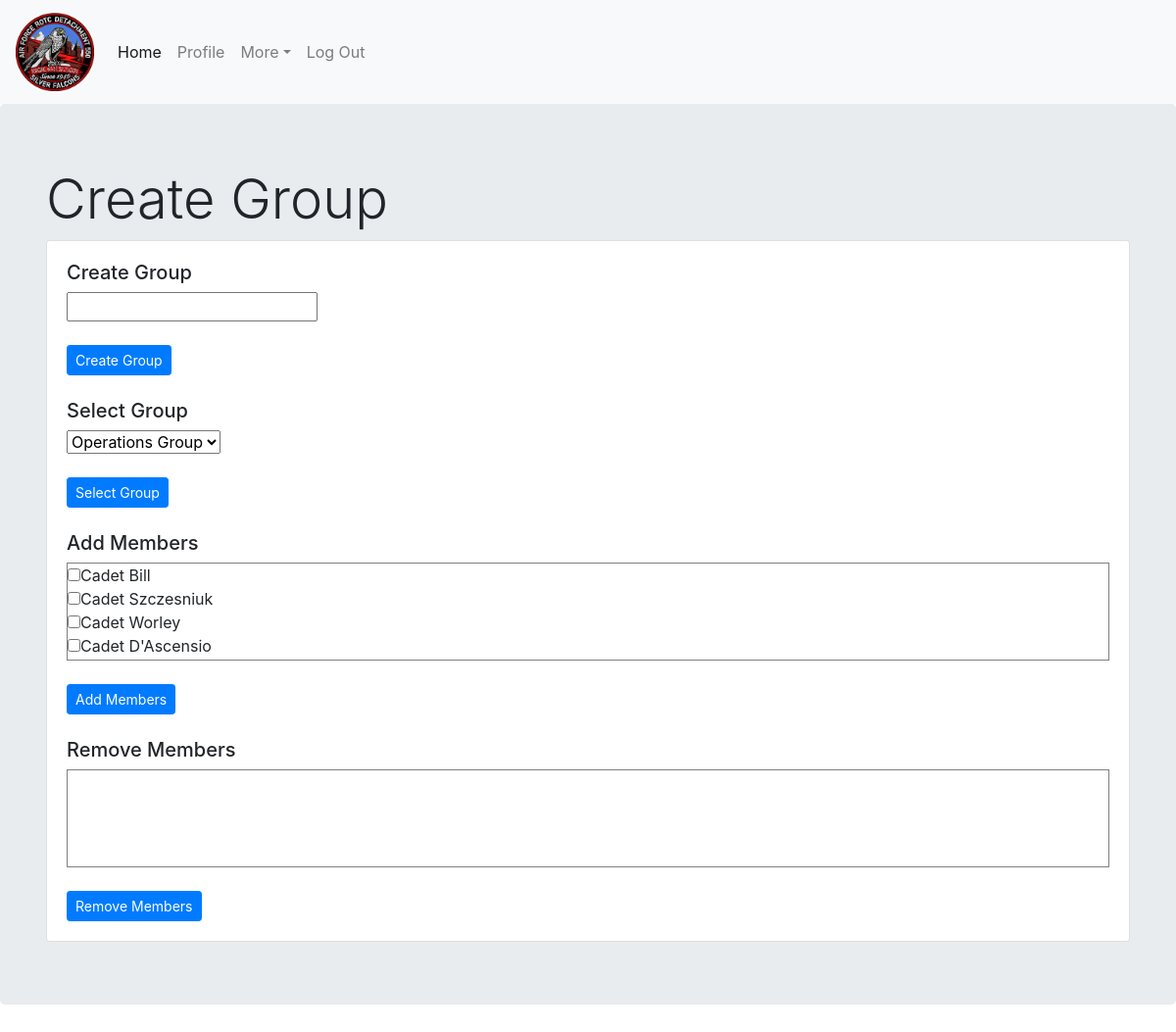
The app's page /addgroup.php (signed in) with its own data.
### tables this page shows
CREATE TABLE `cadet` (
  `firstName` varchar(255) DEFAULT NULL,
  `rank` varchar(10) DEFAULT NULL,
  `rin` int(11) NOT NULL,
  `primaryEmail` varchar(100) DEFAULT NULL,
  `secondaryEmail` varchar(255) DEFAULT NULL,
  `primaryPhone` bigint(15) NOT NULL,
  `secondaryPhone` bigint(15) DEFAULT NULL,
  `password` varchar(255) DEFAULT NULL,
  `bio` text,
  `flight` varchar(20) NOT NULL,
  `position` varchar(100) DEFAULT NULL,
  `groupMe` varchar(50) NOT NULL,
  `AFGoals` text,
  `awards` text,
  `middleName` varchar(255) DEFAULT NULL,
  `lastName` varchar(255) NOT NULL,
  `PGoals` text NOT NULL,
  `admin` tinyint(1) NOT NULL DEFAULT '0',
  `rfid` int(10) DEFAULT NULL,
  `major` varchar(100) DEFAULT NULL
);

### addgroup.php (the view, shortened to what this page needs)
<?php
include('./assets/inc/header.php');
?>
<head>
</head>
<body>
<div class="jumbotron container-fluid">
  <div class="container">
    <h1 class="display-4"> Create Group </h1>
    <div class="card" id="Edit Groups">
      <div class="card-body">
        <form id="makegroup" method="POST" name="makegroup" action="group.php">
          <h5 class="card-text">Create Group</h5>
          <input type="text" name="groupname" id="groupname"><br></br>
          <button class="btn btn-sm btn-primary" type="submit" name="submit">Create Group</button>
        </form><br>
        <h5 class="card-text">Select Group</h5>
        <form id="selectgroup" method="POST" name="selectgroup" action="addgroup.php">
          <select id="selectgroup" name="selectgroup">
          <?php
            $query = 'SELECT * FROM cadetGroup';
            $stmt = $mysqli->prepare($query);
            $stmt->execute();
            $result = $stmt->get_result();
            while ($row = $result->fetch_assoc()) {
              if(isset($_SESSION['selectgroup']) && $_SESSION['selectgroup'] == $row['id'])
              {
                echo "<option selected value ='" . $row['id'] . "'>" . $row['label'] . "</option>";
              }
              else
              {
                echo "<option value ='" . $row['id'] . "'>" . $row['label'] . "</option>";
              }
            }
            ?>
          </select><br></br>
          <button class="btn btn-sm btn-primary" type="submit" name="submit">Select Group</button>
        </form><br>
            <?php if(isset($_SESSION['selectgroup']))
            {
              $visible = 'visible';
            }
            else
            {
              $visible = 'hidden';
            }
            ?>
        <form id="addgroup" method="POST" name="addgroup" action="group.php" style="<?php echo $visible ?>">
          <h5 class="card-text">Add Members</h5>
            <div class="selectcadets" style="height:100px;overflow-y: scroll;border: solid grey 1px;">
            <?php
              $query = 'SELECT * FROM cadet';
              $stmt = $mysqli->prepare($query);
              $stmt->execute();
              $result = $stmt->get_result();
              while ($row = $result->fetch_assoc()) {
                echo "<input type='checkbox' name='acadets[]' value ='" . $row['rin'] . "'>Cadet " . $row['lastName'] . "</input><br>";
              }
            ?>
            </div><br>
            <button class="btn btn-sm btn-primary" type="submit" name="submit">Add Members</button>
        </form><br>
        <form id="addgroup" method="POST" name="addgroup" action="group.php" style="<?php echo $visible ?>">
          <h5>Remove Members</h5>
          <div class="selectcadets" style="height:100px;border: solid grey 1px;overflow-y: scroll;">
          </div><br>
          <button class="btn btn-sm btn-primary" type="submit" name="submit">Remove Members</button>
        </form>
      </div>
    </div>
  </div>
</div>
</body>

### records on screen
cadet: lastName "Bill"
cadet: lastName "Szczesniuk"
cadet: lastName "Worley"
cadet: lastName "D'Ascensio"

### other values on screen
form field selectgroup "Operations Group"
